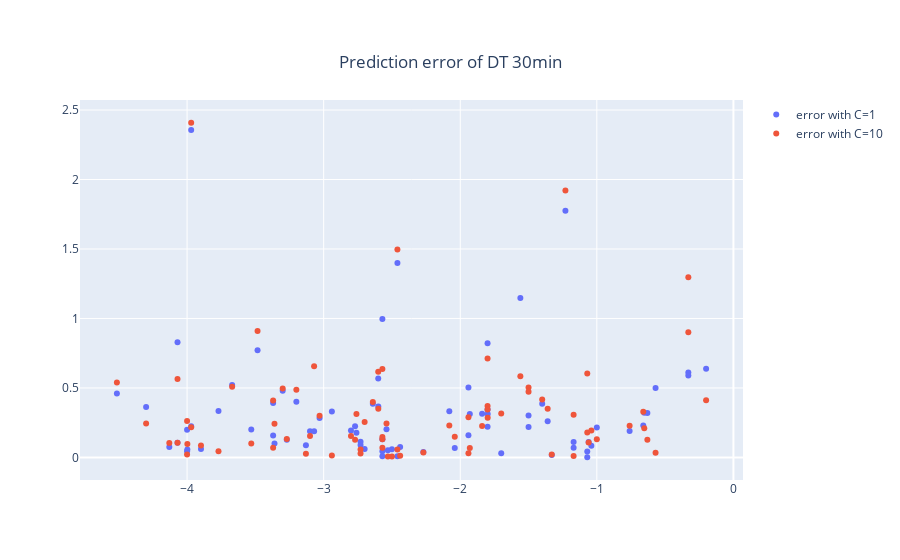

Notebook code for this chart:
### Code cell
fig = go.Figure()
fig.add_trace(go.Scatter(x= results.y, 
                         y= results.error_c1, 
                         mode= "markers",
                         name= "error with C=1"))
fig.add_trace(go.Scatter(x= results.y, 
                         y= results.error_c10, 
                         mode= "markers",
                         name= "error with C=10"))
fig.update_layout(
    title= {
        'text': "Prediction error of DT 30min",
        'y':0.9,
        'x':0.5,
        'xanchor': 'center',
        'yanchor': 'top'})
fig.show()
